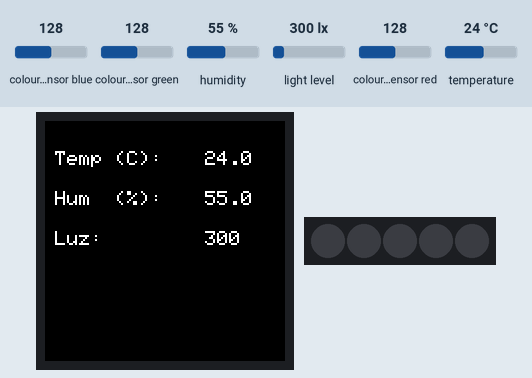
Bench run of a sketch on a simulated Arduino MKR. Parts: 240×240 colour display, 5 RGB LEDs in strip order, left to right. The inputs (shaded band) are chosen by the test bench; at power-on: humidity 55 %, light level 300 lx, temperature 24 °C, colour sensor blue 128, colour sensor green 128, colour sensor red 128. WiFi joins after 1.5 s; servers stay silent unless stated; no MQTT or app messages arrive unless stated.

Above: at 5.0 s.
5.1 s: humidity set to 22 %
At 6.6 s:
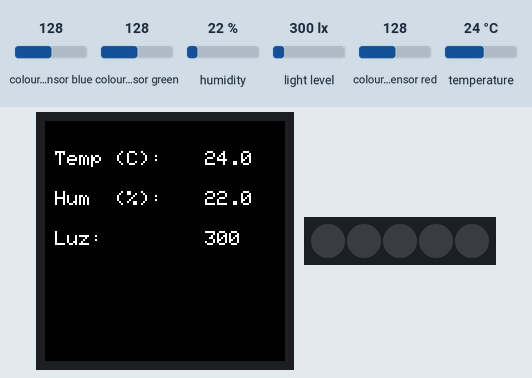
7.3 s: light level set to 40 lx
At 8.6 s:
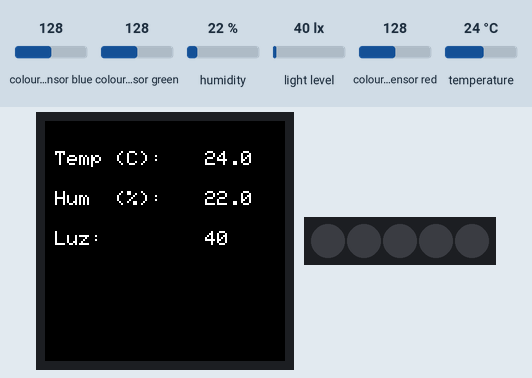
9.3 s: temperature set to 12 °C
At 10.7 s:
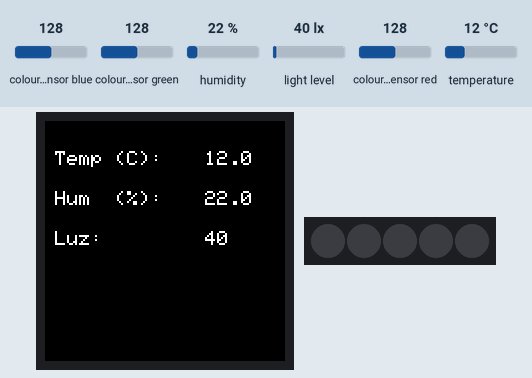
11.3 s: humidity set to 40 %
At 12.8 s:
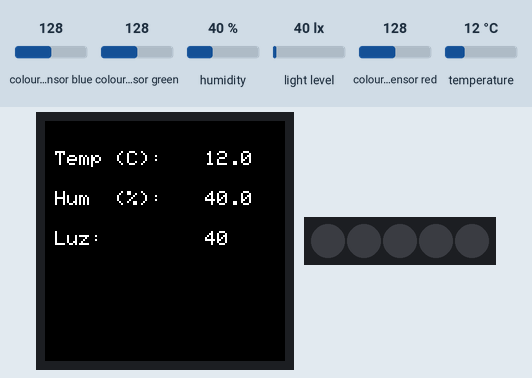
Timing chart, 0 to 14.3 s (numbered marks = the images above; inputs shaded):
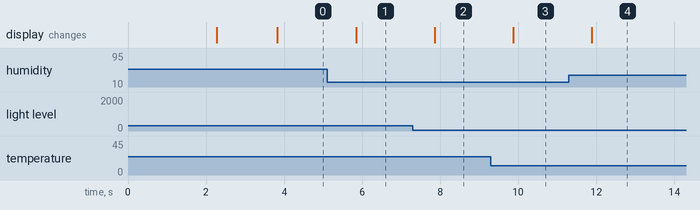

The sketch:

sensoresIncendio.ino
```cpp
#include <Arduino_MKRIoTCarrier.h>
#include <WiFiNINA.h>
#include <ArduinoMqttClient.h>

MKRIoTCarrier carrier;

// -------- WIFI --------
char ssid[] = "wifi-CsComputacion";
char pass[] = "EPCC2022$";

// -------- MQTT --------
const char broker[] = "test.mosquitto.org";
const char topic[]  = "incendio/sensores";

WiFiClient wifiClient;
MqttClient mqttClient(wifiClient);

// -------- VALORES VALIDOS --------
float temp_valida = 0.0;
float hum_valida  = 0.0;
int   luz_valida  = 0;

void setup() {
  Serial.begin(9600);
  delay(2000);

  carrier.begin();

  // -------- PANTALLA: TEXTO FIJO --------
  carrier.display.fillScreen(ST77XX_BLACK);
  carrier.display.setTextColor(ST77XX_WHITE);
  carrier.display.setTextSize(2);

  carrier.display.setCursor(10, 30);
  carrier.display.print("Temp (C):");

  carrier.display.setCursor(10, 70);
  carrier.display.print("Hum  (%):");

  carrier.display.setCursor(10, 110);
  carrier.display.print("Luz:");

  // -------- WIFI --------
  WiFi.begin(ssid, pass);
  while (WiFi.status() != WL_CONNECTED) {
    delay(500);
  }

  // -------- MQTT --------
  mqttClient.connect(broker, 1883);
}

void loop() {
  // -------- LECTURA SENSORES --------
  float temp = carrier.Env.readTemperature();
  float hum  = carrier.Env.readHumidity();

  if (temp != 0) temp_valida = temp;
  if (hum  != 0) hum_valida  = hum;

  int r, g, b, c = 0;
  if (carrier.Light.colorAvailable()) {
    carrier.Light.readColor(r, g, b, c);
    if (c != 0) luz_valida = c;
  }

  // -------- ACTUALIZAR SOLO VALORES --------
  carrier.display.fillRect(160, 30, 70, 25, ST77XX_BLACK);
  carrier.display.fillRect(160, 70, 70, 25, ST77XX_BLACK);
  carrier.display.fillRect(160, 110, 70, 25, ST77XX_BLACK);

  carrier.display.setCursor(160, 30);
  carrier.display.print(temp_valida, 1);

  carrier.display.setCursor(160, 70);
  carrier.display.print(hum_valida, 1);

  carrier.display.setCursor(160, 110);
  carrier.display.print(luz_valida);

  // -------- MQTT --------
  mqttClient.beginMessage(topic);
  mqttClient.print("{");
  mqttClient.print("\"temp\":"); mqttClient.print(temp_valida); mqttClient.print(",");
  mqttClient.print("\"hum\":");  mqttClient.print(hum_valida);  mqttClient.print(",");
  mqttClient.print("\"luz\":");  mqttClient.print(luz_valida);
  mqttClient.print("}");
  mqttClient.endMessage();

  delay(1000);
}
```

Measured:
- after the input at 5.1 s, the display: changes after 0.74 s (image 1)
- after the input at 7.3 s, the display: changes after 0.56 s (image 2)
- after the input at 9.3 s, the display: changes after 0.57 s (image 3)
- after the input at 11.3 s, the display: changes after 0.59 s (image 4)
